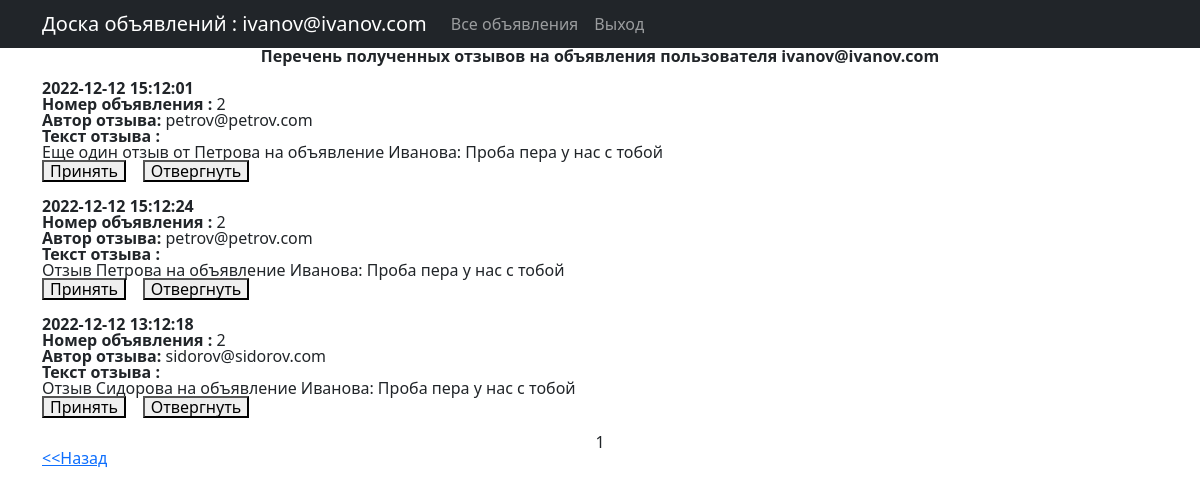
Screenshot of /docs_com/comment_list_received/ (signed in) with the database file from the repository.
### users/models.py (models this page shows)
class CustomUser(AbstractBaseUser, PermissionsMixin):
    email = models.EmailField('email address', unique=True)
    is_staff = models.BooleanField(default=False)
    is_active = models.BooleanField(default=True)
    date_joined = models.DateTimeField(default=timezone.now)
    USERNAME_FIELD = 'email'
    REQUIRED_FIELDS = []
    objects = CustomUserManager()
    def __str__(self):
        return self.email

### docs_work/models.py (models this page shows)
class Comment(models.Model):
    time_in = models.DateTimeField(auto_now_add = True)
    text    = models.TextField()
    post   = models.ForeignKey(Post,          on_delete = models.CASCADE)
    user   = models.ForeignKey(User,          on_delete = models.CASCADE)
    received = models.BooleanField(default=True)
    adopted  = models.BooleanField(default=False)
    rejected = models.BooleanField(default=False)

### docs_com/views.py (the view)
# urls.py: path('comment_list_received/',  CommentListReceivedView.as_view(), name='comment_list_received'),
class CommentListReceivedView(ListView):
    model = Comment
    ordering = '-time_in'
    template_name = 'docs_com/comment_list_recieved.html'
    context_object_name = 'comment_list_received'
    paginate_by = 5
    def get_queryset(self):
        queryset = super().get_queryset()
        queryset = queryset.exclude(user=self.request.user)
        return queryset.filter(received=True)

### templates/docs_com/comment_list_recieved.html (shortened to what this page needs)
{% extends 'docs_com/flatpages/default.html' %}
{% block title %}
   <div align="center">
      <b>Перечень полученных отзывов на объявления пользователя {{request.user.email}}</b><br>
{% endblock title %}
{% block content %}
   <br>
   {% for com in comment_list_received %}
     <div align="left">
        <b> {{ com.time_in|date:'Y-m-d  H:m:s' }} </b><br>
        <b> Номер объявления :  </b> {{ com.post_id }}<br>
        <b> Автор отзыва: </b> {{ com.user }}<br>
        <b> Текст отзыва : </b><br>
         {{com.text}}<br>
        <a href="{% url 'adoption_item' com.pk %}"> <button>Принять</button></a>&nbsp;&nbsp;&nbsp;
        <a href="{% url 'rejection_item' com.pk %}"> <button>Отвергнуть</button></a>
        <br><br>
     </div>
   {% endfor %}
   {{ page_obj.number }}
   <br> <div align="left"> <a href="{% url 'com_post_list' %}"><<Назад</a> </div>
{% endblock content %}

### templates/docs_com/flatpages/default.html (shortened to what this page needs)
<!DOCTYPE html>
<html lang="en">
    <head>
        {% load static %}
        <link href="{% static 'css/styles.css' %}" rel="stylesheet" />
    </head>
    <body>
<nav class="navbar navbar-expand-lg navbar-dark bg-dark static-top">
   <div class="container">
       <a class="navbar-brand" href="#">Доска объявлений : {{request.user.email}}</a>
       <div class="collapse navbar-collapse" id="navbarResponsive">
           <ul class="navbar-nav ml-auto">
               <li class="nav-item">
                   <a class="nav-link" href="/docs_work">Все объявления</a></li>
                   <a class="nav-link" href="/users/logout">Выход</a></li> </ul><br>
       </div>
   </div>
</nav>
        <div class="container">
          <div class="row">
             <div class="col-lg-12 text-center">
                 {% block title %}{% endblock title %}
                 {% block content %}{% endblock content %}
             </div>
          </div>
        </div>
    </body>
</html>

### templates/docs_com/comment_list_recieved.html (style rules this page uses)
div { line-height: 1; }

### rows the page displays
CustomUser: user.email "ivanov@ivanov.com"
Comment: time_in "2022-12-12 15:12:01", post_id "2", user "petrov@petrov.com", text "Еще один отзыв от Петрова на объявление Иванова: Проба пера у нас с тобой"
Comment: time_in "2022-12-12 15:12:24", post_id "2", user "petrov@petrov.com", text "Отзыв Петрова на объявление Иванова: Проба пера у нас с тобой"
Comment: time_in "2022-12-12 13:12:18", post_id "2", user "sidorov@sidorov.com", text "Отзыв Сидорова на объявление Иванова: Проба пера у нас с тобой"

### other values shown
{{ page_obj.number }} "1"
